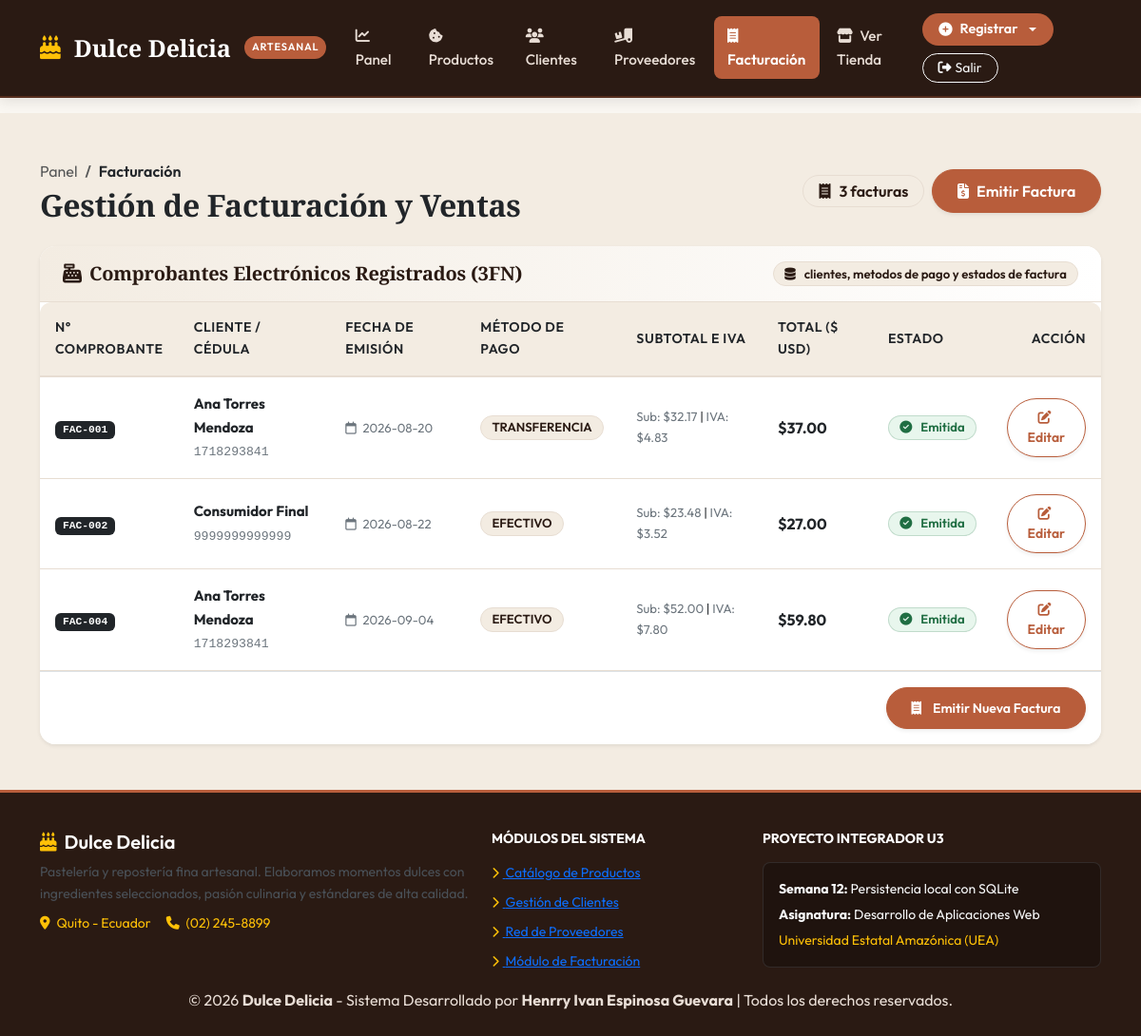
The page /facturacion (signed in) on the database its author committed.
### tables this page shows
CREATE TABLE facturas (
            id_factura INTEGER PRIMARY KEY AUTOINCREMENT,
            numero TEXT NOT NULL UNIQUE,
            id_cliente INTEGER NOT NULL REFERENCES clientes(id_cliente),
            id_metodo_pago INTEGER NOT NULL REFERENCES metodos_pago(id_metodo_pago),
            id_estado_factura INTEGER NOT NULL REFERENCES estados_factura(id_estado_factura),
            fecha_emision TEXT NOT NULL DEFAULT (datetime('now', 'localtime')),
            subtotal REAL NOT NULL DEFAULT 0 CHECK (subtotal >= 0),
            iva REAL NOT NULL DEFAULT 0 CHECK (iva >= 0),
            total REAL NOT NULL DEFAULT 0 CHECK (total >= 0),
            observaciones TEXT
        );

CREATE TABLE clientes (
            id_cliente INTEGER PRIMARY KEY AUTOINCREMENT,
            id_tipo_cliente INTEGER NOT NULL REFERENCES tipos_cliente(id_tipo_cliente),
            nombre TEXT NOT NULL,
            cedula_ruc TEXT UNIQUE,
            correo TEXT,
            telefono TEXT,
            direccion TEXT,
            activo INTEGER NOT NULL DEFAULT 1,
            fecha_registro TEXT NOT NULL DEFAULT (datetime('now', 'localtime'))
        );

CREATE TABLE metodos_pago (
            id_metodo_pago INTEGER PRIMARY KEY AUTOINCREMENT,
            nombre TEXT NOT NULL UNIQUE,
            activo INTEGER NOT NULL DEFAULT 1
        );

### app.py (the view)
@app.route('/facturacion')
@login_requerido
def facturacion():
    conn = obtener_conexion()
    cursor = conn.cursor()
    cursor.execute('''
        SELECT
            f.id_factura AS id,
            f.id_factura,
            f.numero,
            f.fecha_emision AS fecha,
            c.nombre AS cliente,
            c.cedula_ruc,
            mp.nombre AS metodo_pago,
            ef.nombre AS estado,
            f.subtotal,
            f.iva,
            f.total,
            f.observaciones
        FROM facturas f
        JOIN clientes c ON c.id_cliente = f.id_cliente
        JOIN metodos_pago mp ON mp.id_metodo_pago = f.id_metodo_pago
        JOIN estados_factura ef ON ef.id_estado_factura = f.id_estado_factura
        ORDER BY f.id_factura ASC
    ''')
    lista_facturas = cursor.fetchall()
    conn.close()
    return render_template("facturacion.html", facturas=lista_facturas)

### app.py (called while the page is built)
def obtener_conexion():
    conn = sqlite3.connect(DB_PATH)
    conn.row_factory = sqlite3.Row
    conn.execute("PRAGMA foreign_keys = ON;")
    return conn

def login_requerido(f):
    @wraps(f)
    def decorada(*args, **kwargs):
        if not session.get('usuario'):
            flash('Debe iniciar sesión para acceder al sistema administrativo.', 'warning')
            return redirect(url_for('login'))
        return f(*args, **kwargs)
    return decorada

### templates/facturacion.html (shortened to what this page needs)
{% extends "base.html" %}
{% block content %}
<section class="py-5" style="background-color: var(--c-crema); min-height: 85vh;">
  <div class="container">
    <div class="d-flex justify-content-between align-items-center mb-4 flex-wrap gap-3">
      <div>
        <nav aria-label="breadcrumb">
          <ol class="breadcrumb small mb-1">
            <li class="breadcrumb-item"><a href="{{ url_for('panel') }}" class="text-decoration-none text-muted">Panel</a></li>
            <li class="breadcrumb-item active text-dark fw-semibold" aria-current="page">Facturación</li>
          </ol>
        </nav>
        <h1 class="h2 mb-0 fw-bold text-dark">Gestión de Facturación y Ventas</h1>
      </div>
      <div class="d-flex gap-2 align-items-center flex-wrap">
        <span class="badge badge-artesanal badge-moka fs-6 px-3 py-2 fw-semibold">
          <i class="fa-solid fa-receipt me-1"></i> {{ facturas|length }} facturas
        </span>
        <a href="{{ url_for('nueva_factura') }}" class="btn btn-caramelo text-white shadow-sm d-flex align-items-center gap-2">
          <i class="fa-solid fa-file-invoice-dollar"></i>
          <span>Emitir Factura</span>
        </a>
      </div>
    </div>
    <div class="card card-artesanal border-0 shadow-sm">
      <div class="card-header-artesanal d-flex justify-content-between align-items-center flex-wrap gap-2 py-3">
        <div class="d-flex align-items-center gap-2">
          <i class="fa-solid fa-cash-register text-caramelo fs-5"></i>
          <h2 class="h5 mb-0 fw-bold text-dark">Comprobantes Electrónicos Registrados (3FN)</h2>
        </div>
        <span class="badge badge-artesanal badge-moka small fw-semibold">
          <i class="fa-solid fa-database me-1"></i> clientes, metodos de pago y estados de factura
        </span>
      </div>
      <div class="card-body p-0">
        <div class="table-responsive">
          <table class="table-artesanal align-middle mb-0">
            <thead>
              <tr>
                <th style="width: 100px;" class="text-dark">N° Comprobante</th>
                <th class="text-dark">Cliente / Cédula</th>
                <th class="text-dark">Fecha de Emisión</th>
                <th class="text-dark">Método de Pago</th>
                <th class="text-dark">Subtotal e IVA</th>
                <th class="text-dark">Total ($ USD)</th>
                <th class="text-dark">Estado</th>
                <th class="text-end text-dark" style="width: 100px;">Acción</th>
              </tr>
            </thead>
            <tbody>
              {% for factura in facturas %}
              <tr>
                <td>
                  <span class="badge bg-dark font-monospace text-white px-2 py-1">{{ factura.numero }}</span>
                </td>
                <td>
                  <strong class="text-dark d-block">{{ factura.cliente }}</strong>
                  <small class="text-secondary font-monospace">{{ factura.cedula_ruc if factura.cedula_ruc else 'S/N' }}</small>
                </td>
                <td>
                  <span class="small text-secondary"><i class="fa-regular fa-calendar me-1"></i> {{ factura.fecha }}</span>
                </td>
                <td>
                  <span class="badge badge-artesanal badge-moka">
                    {{ factura.metodo_pago }}
                  </span>
                </td>
                <td>
                  <div class="small">
                    <span class="text-secondary">Sub: ${{ "%.2f"|format(factura.subtotal) }}</span> |
                    <span class="text-secondary">IVA: ${{ "%.2f"|format(factura.iva) }}</span>
                  </div>
                </td>
                <td>
                  <span class="fw-bold fs-6 text-dark">${{ "%.2f"|format(factura.total) }}</span>
                </td>
                <td>
                  {% if factura.estado == 'EMITIDA' %}
                    <span class="badge badge-artesanal badge-exito"><i class="fa-solid fa-check-circle me-1"></i> Emitida</span>
                  {% elif factura.estado == 'PENDIENTE' %}
                    <span class="badge badge-artesanal badge-alerta"><i class="fa-solid fa-clock me-1"></i> Pendiente</span>
                  {% else %}
                    <span class="badge badge-artesanal badge-peligro"><i class="fa-solid fa-ban me-1"></i> Anulada</span>
                  {% endif %}
                </td>
                <td class="text-end">
                  <a href="{{ url_for('editar_factura', id=factura.id_factura) }}" class="btn btn-sm btn-outline-caramelo shadow-sm" title="Editar Factura">
                    <i class="fa-solid fa-pen-to-square me-1"></i> Editar
                  </a>
                </td>
              </tr>
              {% endfor %}
            </tbody>
          </table>
        </div>
      </div>
      <div class="card-footer bg-white py-3 border-top d-flex justify-content-between align-items-center flex-wrap gap-2">
        <a href="{{ url_for('nueva_factura') }}" class="btn btn-sm btn-caramelo text-white shadow-sm">
          <i class="fa-solid fa-receipt me-1"></i> Emitir Nueva Factura
        </a>
      </div>
    </div>
  </div>
</section>
{% endblock %}

### static/css/style.css (style rules this page uses)
:root { --c-moka: #2A1A13; --c-moka-soft: #3D261C; --c-caramelo: #B85D3B; --c-caramelo-hover: #9E4B2C; --c-caramelo-light: #FBF0EB; --c-miel: #D97706; --c-miel-light: #FEF3C7; --c-vainilla: #FAF7F2; --c-crema: #F3ECE2; --c-card-bg: #FFFFFF; --c-borde: #E7DDD2; --c-texto: #2D231E; --c-texto-mutado: #7A6A60; --c-exito: #206E43; --c-exito-bg: #E8F6ED; --c-alerta: #A15C07; --c-alerta-bg: #FEF7EA; --c-peligro: #9B2226; --c-peligro-bg: #FDE8E8; --c-info: #1D5E8C; --c-info-bg: #EBF4FA; --sombra-suave: 0 4px 20px rgba(42, 26, 19, 0.06); --sombra-hover: 0 10px 30px rgba(42, 26, 19, 0.12); --radio-suave: 16px; }
body { margin: 0; font-family: 'Outfit', -apple-system, BlinkMacSystemFont, 'Segoe UI', Roboto, sans-serif; background-color: var(--c-vainilla); color: var(--c-texto); line-height: 1.65; -webkit-font-smoothing: antialiased; }
h1, h2, h3, .font-serif { font-family: 'Playfair Display', Georgia, serif; color: var(--c-moka); font-weight: 700; letter-spacing: -0.01em; }
.btn-verde, .btn-caramelo { background-color: var(--c-caramelo); color: #FFFFFF; font-weight: 600; border-radius: 50px; padding: 0.65rem 1.6rem; border: 1px solid var(--c-caramelo); transition: all 0.25s ease; display: inline-flex; align-items: center; justify-content: center; gap: 8px; text-decoration: none; }
.btn-outline-caramelo { border: 1.5px solid var(--c-caramelo); color: var(--c-caramelo); background: transparent; font-weight: 600; border-radius: 50px; padding: 0.55rem 1.3rem; transition: all 0.25s ease; text-decoration: none; }
.card, .card-artesanal { background: var(--c-card-bg); border: 1px solid var(--c-borde); border-radius: var(--radio-suave); box-shadow: var(--sombra-suave); transition: transform 0.3s ease, box-shadow 0.3s ease; overflow: hidden; }
.card-header-artesanal { background: linear-gradient(to right, var(--c-crema), #FFFFFF); border-bottom: 1px solid var(--c-borde); padding: 1.25rem 1.5rem; color: var(--c-moka) !important; }
.card-header-artesanal h1, .card-header-artesanal h2, .card-header-artesanal h3, .card-header-artesanal h4, .card-header-artesanal h5, .card-header-artesanal h6 { color: var(--c-moka) !important; font-weight: 700; }
.badge-artesanal { padding: 0.4em 0.85em; font-size: 0.82rem; font-weight: 600; border-radius: 30px; display: inline-flex; align-items: center; gap: 5px; }
.badge-exito { background-color: var(--c-exito-bg); color: var(--c-exito); border: 1px solid rgba(32, 110, 67, 0.2); }
.badge-moka { background-color: var(--c-crema); color: var(--c-moka); border: 1px solid var(--c-borde); }
.table-artesanal { width: 100%; border-collapse: separate; border-spacing: 0; }
.table-artesanal thead th { background-color: var(--c-crema); color: var(--c-moka); font-weight: 600; font-size: 0.88rem; text-transform: uppercase; letter-spacing: 0.04em; padding: 0.95rem 1rem; border-bottom: 2px solid var(--c-borde); }
.table-artesanal thead th:first-child { border-top-left-radius: 12px; }
.table-artesanal thead th:last-child { border-top-right-radius: 12px; }
.table-artesanal tbody td { padding: 1rem; border-bottom: 1px solid var(--c-borde); vertical-align: middle; font-size: 0.94rem; }

### rows shown on the page
facturas: numero "FAC-001", cliente "Ana Torres Mendoza", cedula_ruc "1718293841", fecha "2026-08-20", metodo_pago "TRANSFERENCIA", subtotal "32.17", iva "4.83", total "37.00"
facturas: numero "FAC-002", cliente "Consumidor Final", cedula_ruc "9999999999999", fecha "2026-08-22", metodo_pago "EFECTIVO", subtotal "23.48", iva "3.52", total "27.00"
facturas: numero "FAC-004", cliente "Ana Torres Mendoza", cedula_ruc "1718293841", fecha "2026-09-04", metodo_pago "EFECTIVO", subtotal "52.00", iva "7.80", total "59.80"

### other values the page prints
{{ facturas|length }} "3"
